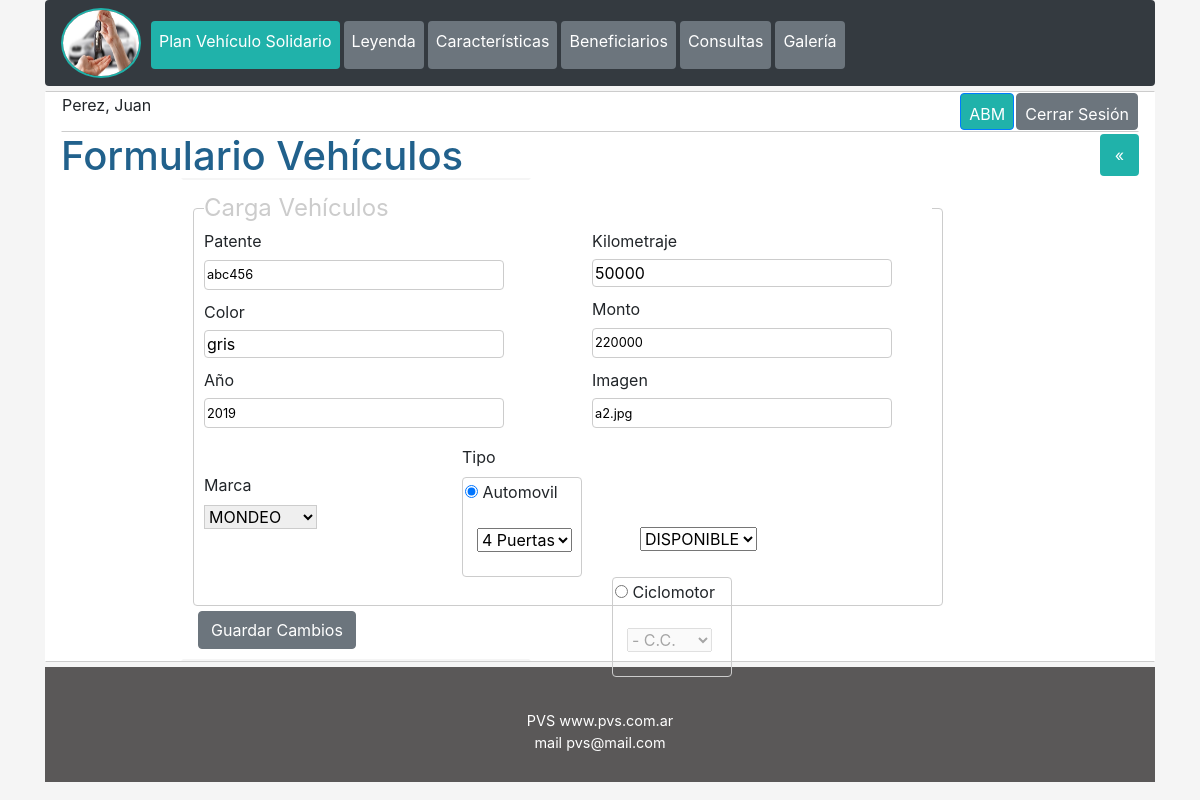
Screenshot of /editar.php?codigo=14 (signed in) with the database file from the repository.
### tables this page shows
CREATE TABLE `vehiculos` (
  `id_veh` int(5) NOT NULL,
  `patente` varchar(7) NOT NULL,
  `marca` bigint(20) UNSIGNED NOT NULL,
  `anio` int(4) NOT NULL,
  `color` varchar(20) NOT NULL,
  `monto` int(10) NOT NULL,
  `kilometros` int(10) NOT NULL,
  `estado` varchar(10) NOT NULL,
  `tipo` enum('AUTOMOVIL','CICLOMOTOR','','') NOT NULL,
  `puertas` varchar(1) NOT NULL,
  `cilindradas` varchar(3) NOT NULL,
  `imagen` varchar(150) DEFAULT NULL
);

### inc/session.php (called while the page is built, shortened)
<?php
	$user = (isset($_SESSION["user"]) && !empty($_SESSION["user"]))? trim($_SESSION["user"]):"";
?>

### editar.php (the view, shortened to what this page needs)
<?php
   require_once 'inc/conexion.php';
   require_once 'inc/session.php';
   include 'menu.php';
   include 'pie.php';
   $codigo=$_GET["codigo"];
   $sql= " SELECT  * FROM marcas GROUP BY marcas.nombre";
   $lista_marcas= $db->query($sql);
   $sql="SELECT * FROM vehiculos WHERE id_veh=$codigo";
   $consulta= $db->query($sql);
   $consulta=$consulta->fetch();
   if (!$consulta){
         echo "<p>No se pudo establecer la consulta</p>";}
    else {
        $marcas=$consulta["marca"];
        $sql="SELECT marcas.nombre, marcas.modelo
              FROM marcas
	      INNER JOIN vehiculos ON  vehiculos.marca=marcas.id_marca
	      WHERE marcas.id_marca= $marcas";
              $resultado= $db->query($sql);
              $resultado= $resultado->fetch();
              $modeloActual=$resultado["modelo"];
              $patenteActual=$consulta["patente"];
              $anioActual=$consulta["anio"];
              $estadoActual=$consulta["estado"];
              $colorActual=$consulta["color"];
              $tipoActual=$consulta["tipo"];
              $puertaActual=$consulta["puertas"];
              $cilindradaActual=$consulta["cilindradas"];
              $montoActual=$consulta["monto"];
              $imagenActual=$consulta["imagen"];
              $kilometrosActual=$consulta["kilometros"];
    }
 ?>
<!DOCTYPE html>
<html lang="es">
<head>
  <link rel="stylesheet" href="https://maxcdn.bootstrapcdn.com/bootstrap/4.5.2/css/bootstrap.min.css">
  <link rel="stylesheet" href="css/estil.css" >
</head>
<body class="body">
             <?=menu(); ?>
        <div  class="container" id="contenedor">
	    <?php echo crear_barra(); ?>
            <a  id="boton_volver" style="margin-top: 2px" href="listado.php" title="volver al Listado" class="btn btn-primary rounded" >&laquo</a>
            <h1 id="h1_form">Formulario Vehículos </h1>
            <form id="datos" action="modificar.php?codigo=<?php echo $codigo;?>" method="post" name="form"  >
                    <fieldset id="fieldset_form" class="rounded">
					<legend>Carga Vehículos</legend>
                                        <fieldset id="c1">
                                            <label for="patente">Patente</label><br>
                                            <input  style="color:black" type="text" id="patente" name="patente" value="<?php echo "$patenteActual";?>" class="rounded" required>
                                            <br>
                                            <label for="color">Color</label><br>
                                            <input type="text" id="color" name="color" value="<?php echo "$colorActual";?>" class="rounded" required>
                                            <br>
                                            <label for="anio">Año</label><br>
                                            <input type="text" id="anio" name="anio" value="<?php echo "$anioActual";?>" class="rounded"  required>
                                        </fieldset>
                                        <fieldset id="c2">
                                            <label for="kilometros">Kilometraje</label><br>
                                            <input type="text" id="kilometros" name="kilometros" value="<?php echo "$kilometrosActual";?>" class="rounded"   required>
                                            <br>
                                            <label for="monto">Monto</label><br>
                                            <input type="text" id="monto" name="monto" value="<?php echo "$montoActual";?>"class="rounded"  required>
                                            <br>
                                            <label for="imagen">Imagen</label><br>
                                            <input type="text" id="imagen" name="imagen" value="<?php echo "$imagenActual";?>" class="rounded"   required>
                                        </fieldset><br>
                                        <label for="marca">Marca</label><br>
					<select name="marca" id="marca">
                                        <?php
                                            foreach ($lista_marcas as $fila){?>
                                            <optgroup label="<?php echo utf8_encode ($fila["nombre"])?>">
                                                <?php
                                                  $mca=$fila["nombre"];
                                                  $sql="SELECT modelo FROM marcas WHERE marcas.nombre= '$mca' GROUP BY marcas.modelo";
                                                  $modelo_asociado= $db->query($sql);
                                                  foreach ($modelo_asociado as $row){
                                                      $seleccionado="";
                                                      if(($row["modelo"])== ($modeloActual)){
                                                          $seleccionado="selected";}
                                                      else {$seleccionado="";}?>
                                                <option value="<?php echo ($row["modelo"])?>" <?php echo $seleccionado?>> <?php echo utf8_encode($row["modelo"])?> </option><?php }?>
                                            </optgroup>
                                            <?php } ?>
                                        </select>
                                        <fieldset id="c3" style="margin-top: -60px">
                                            <label for="tipo">Tipo </label>
                                            <fieldset id="c31" class="rounded">
                                                <input type="radio" id="tipo" name="tipo" value="<?php echo "$tipoActual";?>" checked onclick="return Puertas();"> Automovil
                                                <br><br>
                                                <select id="puertas" name="puertas" size=1 >
                                                    <option value="<?php echo "$puertaActual";?>" selected><?php echo "$puertaActual";?> <?php echo "Puertas"?></option>
                                                </select>
                                            </fieldset>
                                            <fieldset id="c32" class="rounded">
                                                <input  type="radio" id="tipo" name="tipo" value="ciclomotor" onclick="return Cilindradas();"> Ciclomotor
                                                <br><br>
                                                <select id="cilindrada" name="cilindrada" size=1 disabled>
                                                    <option value="<?php echo "$cilindradaActual";?>" selected=""><?php echo "$cilindradaActual";?> <?php echo "C.C."?></option>
                                                </select>
                                            </fieldset>
                                            <select style="float: right;margin-right: -150px; margin-top: -50px" id="estado" name="estado" size=1>
                                                <option value="<?php echo "$estadoActual";?>"><?php echo "$estadoActual";?></option>
                                            </select>
                                        </fieldset>
                                </fieldset>
                                        <input style="margin-left:5px" type="submit" name="enviar" class="btn btn-secondary rounded" value="Guardar Cambios"onclick="javascript: return validarCliente();">
			</form>
	</div>
	<footer>
		<?=pie()?>
	</footer>
</body>
</html>

### css/estil.css (style rules this page uses)
.body { background-color: #F5F5F5; }
#contenedor { background: white; border:solid; border-width: 1px; border-color: white; border-top-color: #ccc; border-bottom-color: #ccc; margin-top: 5px; margin-bottom: 5px; }
#boton_volver { float: right; margin-top: 2px; border: solid; background-color: #20B2AA; border-color: #20B2AA; }
#datos { padding: 10px; border:solid; border-color:white ; width: 350px; border-top-color: #F5F5F5; border-bottom-color: #F5F5F5; margin-top: -10px; border-width: 2px; margin-left: 120px; }
#h1_form { color: #21618C ; }
#monto,#patente,#anio,#kilometros,#imagen,#color { width: 300px; margin-top: -15px; margin-bottom: 10px; border:solid; border-color: #ccc; border-width: 1px; }
imput #monto,#patente,#anio,#kilometros,#imagen,#color { color: black; }
#c1,#c2 { width: 340px;height: 220px }
#c2 { float: right; margin-top: -220px; margin-left: -40px; }
#c1 { margin-top: -15px; }
#c3 { height: 150px; width: 270px; float: right; margin-right: 200px; }
#c31 { border:solid; border-width: 1px; border-color: #ccc; height: 100px; width: 120px; padding: 2px; }
#c32 { border:solid; height: 100px; padding: 2px; border-width: 1px; border-color: #ccc; width: 120px; float: right; margin-left: 5px; }
#puertas,#cilindrada { margin-left: 12px; margin-top: -10px; }
#anio,#modelo,#patente,#anio,#imagen,#monto,#kilometros[placeholder] { color:black; font-size: 0.8em; height: 30px; }
#marca,#modelo { margin-top: -10px; margin-bottom: 20px; border:solid; border-width: 1px; border-color: #ccc; }
#fieldset_form { padding: 10px; width:750px; border:solid; border-color: #ccc; border-width: 1px; margin-bottom: 5px; }
#fieldset_form legend { color:#ccc; }

### rows the page displays
vehiculos: patente "abc456", color "gris", anio "2019", kilometros "50000", monto "220000", imagen "a2.jpg", puertas "4 Puertas", cilindrada "- C.C.", estado "DISPONIBLE"

### other values shown
$_SESSION['nombre'] "Perez, Juan"
form field marca "MONDEO"
